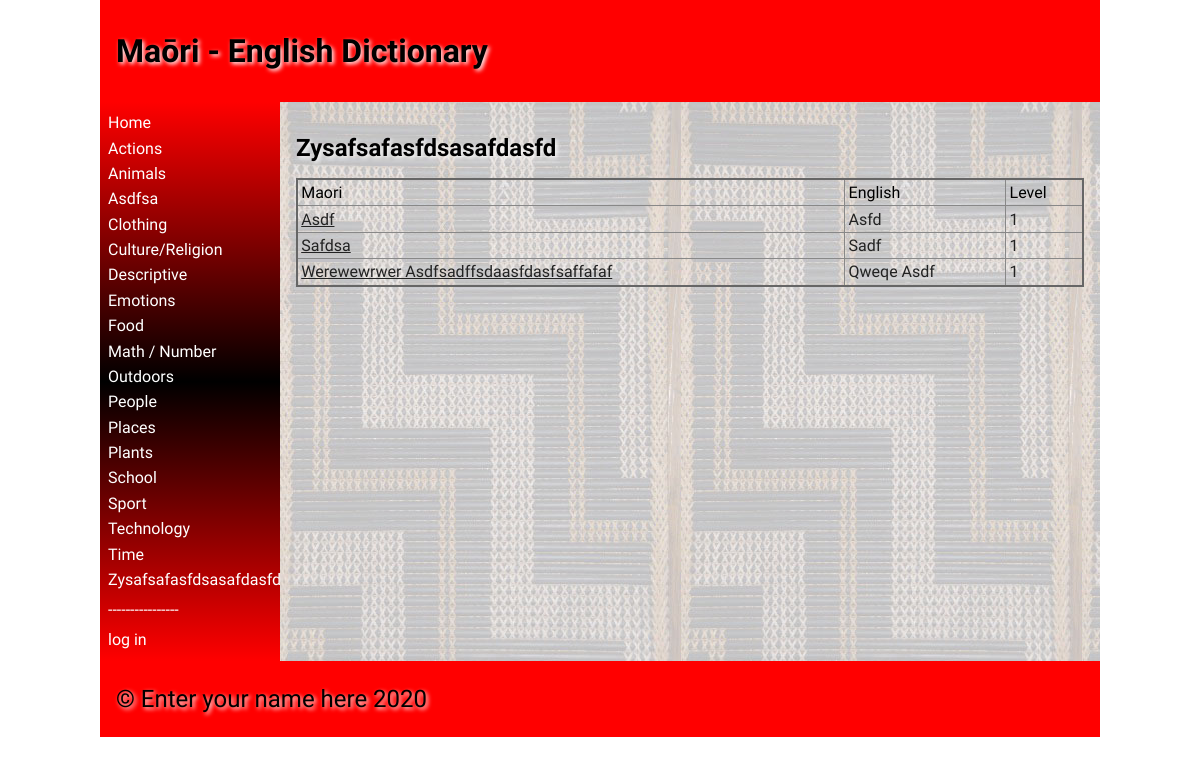
Before: /category/39 with the older database file.
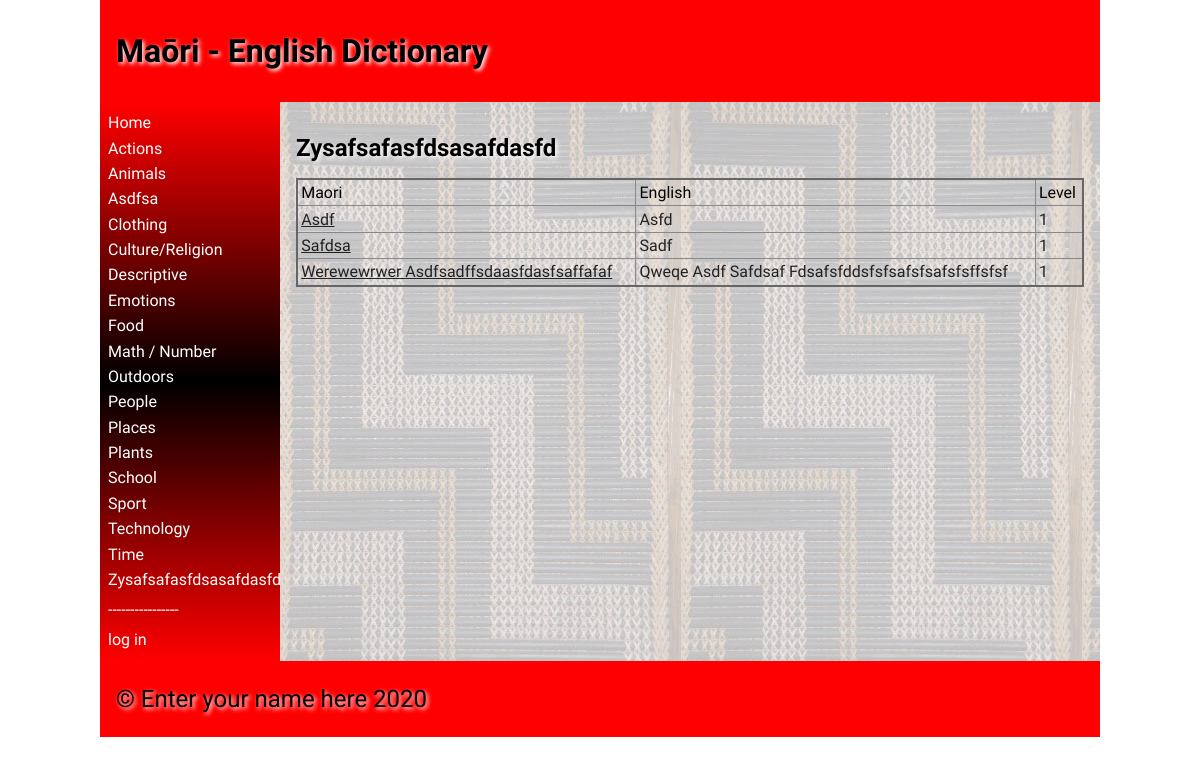
After: the same page with the newer database file.
### tables this page shows
CREATE TABLE category
(
	id integer
		constraint category_pk
			primary key autoincrement,
	category varchar(30)
);

CREATE TABLE "wordbank"
(
    id             integer
        constraint wordbank_pk
            primary key autoincrement,
    maori          varchar(30),
    english        varchar(30),
    categories     integer
        references category
            on delete cascade,
    definition     varchar(200),
    level          integer,
    image          varchar(30),
    date           datetime,
    user           integer
        references login,
    last_modify_by int
        references login,
    editted_date   datetime
);

### app.py (the view, shortened to what this page needs)
@app.route('/category/<category_id>', methods=['POST', 'GET'])
def category_pages(category_id):  # rendering the category pages
    error = request.args.get('error')  # gets the error data from url
    confirmation = str(request.args.get('confirmation'))  # gets the confirmation data from url
    try:
        category_id = int(category_id)  # checks if there is this category page
    except ValueError:  # if not, redirects them to home
        print("{} is not an integer".format(category_id))
        return redirect("/")
    if error is None:
        error = ""
    return render_template("category.html", wordlist=wordbank_list(), categories=categories(), category_id=category_id,
                           logged_in=is_logged_in(), is_admin=is_admin(), confirmation=confirmation,error=error)

### app.py (called while the page is built)
def create_connection(db_file):  # creates the general function to connect to the database
    try:
        connection = sqlite3.connect(db_file)
        connection.execute('pragma foreign_keys=ON')
        return connection
    except Error as error:
        print(error)
    return None

def is_logged_in():  # creates the function to show if someone is logged in
    if session.get('email') is None:
        print("not logged in ")
        return False
    else:
        print("logged in")
        return True

def is_admin():  # creates the function to show if someone has admin rights
    if session.get('admin') != 1:
        print("denied")
        return redirect("/") and False
    else:
        return True

def categories():  # queries category and id columns into a list
    con = create_connection(DATABASE)
    query = "SELECT category,id FROM category ORDER BY category ASC"
    cur = con.cursor()
    cur.execute(query)
    category_list = cur.fetchall()
    con.close()
    return category_list

def wordbank_list():  # queries all the columns into a list
    con = create_connection(DATABASE)
    query = "SELECT * FROM wordbank ORDER BY maori ASC"
    cur = con.cursor()
    cur.execute(query, )
    wordbank_list = cur.fetchall()
    con.close()
    return wordbank_list

### templates/category.html (shortened to what this page needs)
{% extends 'base.html' %}
{% block heading %}Maōri - English Dictionary{% endblock %}
{% block main %}
    {% for category in categories %}
        {%  if category[1] == category_id %}
            <h2>{{ category[0] }}</h2>
        {% endif %}
    {% endfor %}
<table>
    <thead>
        <tr>
            <td>Maori</td>
            <td>English</td>
            <td>Level</td>
        </tr>
    </thead>
    <tbody>
    {% for wordbank in wordlist %}
        {%  if wordbank[3] == category_id %}
        <tr>
            <td><a href = "/word/{{ wordbank[0] }}">{{ wordbank[1] }}</a></td>
            <td><a>{{ wordbank[2] }}</a></td>
            <td><a>{{ wordbank[5] }}</a></td>
        </tr>
        {% endif %}
    {% endfor %}
    </tbody>
</table>
{% endblock %}

### templates/base.html (shortened to what this page needs)
<!doctype html>
<html lang="en">
<head>
	<link href="{{ url_for('static', filename='css/style.css') }}" rel="stylesheet">
</head>
<body>
	<div id="container">
		<header>
			<h1>{% block heading %}{% endblock %}</h1>
		</header>
		<nav>
			<ul>
                <li><a href="\">Home</a></li>
                {% for category in categories %}
                    <li><a href="/category/{{ category[1] }}">{{ category[0] }}</a></li>
                {% endfor %}
                 <p style = "color:white;">----------------</p>
                {% if logged_in %}
                     <li><a href = "/logout">log out</a></li>
                {% else %}
                    <li><a href = "/login">log in</a></li>
                {% endif %}
			</ul>
		</nav>
		<main>
            {% block main%}{% endblock %}
        </main>
		<footer>
			<p>
				&copy; Enter your name here 2020
			</p>
		</footer>
	</div>
</body>
</html>

### static/css/style.css (style rules this page uses)
* { font-family: Comfortaa, sans-serif; margin: 0; padding: 0; box-sizing: border-box; }
#container { display: grid; grid-template-columns: 75px auto; grid-template-areas: 'nav header' 'main main' 'footer footer'; }
header { grid-area: header; background-color: #f00; padding: 1rem; }
nav { grid-area: nav; }
main { grid-area: main; padding: 1rem; background-color: #edd; }
h1, h2, h3, h4 { padding: 1rem 0; font-family: 'Suez One', serif; color: #000; text-shadow: 2px 2px 4px #fff; }
p { padding: 0.5rem 0; }
a { color: #222; }
table { width: 100%; border: 2px solid #666; border-collapse: collapse; }
th, td { border: 1px solid #888; padding: 0.2rem; text-align: left; }
footer { grid-area: footer; padding: 1rem; background-color: #f00; }
footer p { color: #000; text-shadow: 2px 2px 4px #fff; font-size: 1.5rem; }
@media only screen and (min-width: 768px) { #container { grid-template-columns: 180px auto; grid-template-areas: 'header header' 'nav main' 'footer footer'; } }
@media only screen and (min-width: 768px) { nav { background: linear-gradient(180deg, rgba(255,0,0,1) 0%, rgba(0, 0, 0, 1) 50%, rgba(255,0,0,1) 100%); padding: 0.5rem; } }
@media only screen and (min-width: 768px) { nav ul { list-style: none; } }
@media only screen and (min-width: 768px) { nav li { padding: 0.2rem 0; } }
@media only screen and (min-width: 768px) { nav a { color: #fff; text-decoration: none; } }
@media only screen and (min-width: 768px) { main { background-image: url('/poutama.jpg'); } }
@media only screen and (min-width: 1000px) { #container { width: 1000px; margin: auto; } }

Changed rows visible on the page:
changed wordbank "Werewewrwer Asdfsadffsdaasfdasfsaffafaf": english "Qweqe Asdf" → "Qweqe Asdf Safdsaf Fdsafsfddsfsfsafsfsafsfsffsfsf"
